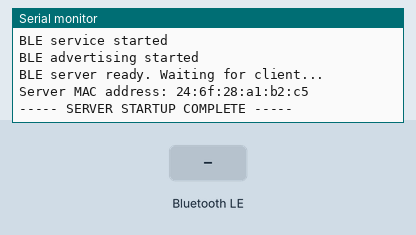
Simulated run of this sketch. Board: ESP32-C6. On the bench: the last lines printed to the serial monitor. The inputs (shaded band) are chosen by the test bench. Nothing arrives over Bluetooth unless stated; a phone connects over Bluetooth LE 3 s after start.

Above: at 2.2 s.
2.3 s: Bluetooth LE write "," received
At 3.1 s:
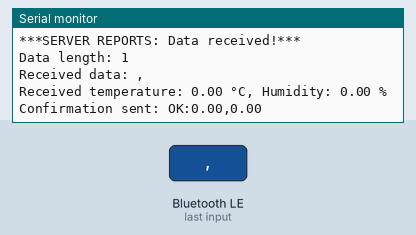
3.8 s: Bluetooth LE write "5" received
At 3.96 s:
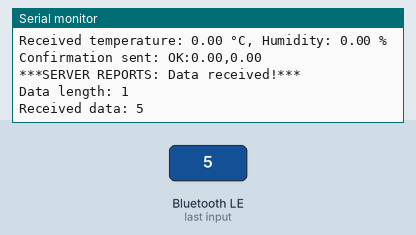

Measured:
- after the input at 2.3 s, the serial monitor: prints a new line at once (image 1)
- after the input at 3.8 s, the serial monitor: prints a new line at once (image 2)

The sketch:

1-s-serveris.ino
```cpp
// Scenario 1: Standard BLE cycle between two ESP32-C6 devices
// Device B (Server) - Data reception
#include <BLEDevice.h>
#include <BLEUtils.h>
#include <BLEServer.h>

// BLE configuration
#define SERVICE_UUID        "4fafc201-1fb5-459e-8fcc-c5c9c331914b"
#define CHARACTERISTIC_UUID "beb5483e-36e1-4688-b7f5-ea07361b26a8"

BLEServer *pServer = NULL;
BLECharacteristic *pCharacteristic = NULL;
bool deviceConnected = false;
String receivedData = "";

// Connection status monitoring class
class MyServerCallbacks: public BLEServerCallbacks {
  void onConnect(BLEServer* pServer) {
    deviceConnected = true;
    Serial.println("***SERVER REPORTS: Client connected***");
  }

  void onDisconnect(BLEServer* pServer) {
    deviceConnected = false;
    Serial.println("***SERVER REPORTS: Client disconnected***");

    // Server begins advertising service again after disconnection
    Serial.println("Starting advertising again...");
    pServer->startAdvertising();
    Serial.println("Advertising renewed.");
  }
};

class MyCharacteristicCallbacks: public BLECharacteristicCallbacks {
  void onWrite(BLECharacteristic *pCharacteristic) {
    Serial.println("***SERVER REPORTS: Data received!***");

    size_t dataLen = pCharacteristic->getLength();
    const uint8_t* dataPtr = pCharacteristic->getData();

    Serial.print("Data length: ");
    Serial.println(dataLen);

    if (dataLen > 0 && dataPtr != nullptr) {
      receivedData = "";
      for (size_t i = 0; i < dataLen; i++) {
        receivedData += (char)dataPtr[i];
      }

      Serial.println("Received data: " + receivedData);

      // Processing received data
      int commaPosition = receivedData.indexOf(",");
      if (commaPosition != -1) {
        String temperatureString = receivedData.substring(0, commaPosition);
        String humidityString = receivedData.substring(commaPosition + 1);

        float temperature = temperatureString.toFloat();
        float humidity = humidityString.toFloat();

        Serial.print("Received temperature: ");
        Serial.print(temperature);
        Serial.print(" °C, Humidity: ");
        Serial.print(humidity);
        Serial.println(" %");

        // Responding to client with confirmation
        String response = "OK:" + String(temperature) + "," + String(humidity);
        pCharacteristic->setValue(response.c_str());
        Serial.println("Confirmation sent: " + response);
      }
    } else {
      Serial.println("ERROR: Data empty or null");
    }
  }

  void onRead(BLECharacteristic *pCharacteristic) {
    Serial.println("***SERVER REPORTS: Client reading data***");
  }
};

void setup() {
  Serial.begin(115200);
  delay(1000);
  Serial.println("\n\n----- SERVER STARTUP -----");
  Serial.println("Device B (Server) - Standard BLE cycle");

  // Initialize BLE device
  BLEDevice::init("ESP32-C6_ServerB");
  Serial.println("BLE device initialized");

  // Create BLE server
  pServer = BLEDevice::createServer();
  pServer->setCallbacks(new MyServerCallbacks());
  Serial.println("BLE server created");

  // Create BLE service
  BLEService *pService = pServer->createService(SERVICE_UUID);
  Serial.println("BLE service created");

  // Create BLE characteristic
  pCharacteristic = pService->createCharacteristic(
                      CHARACTERISTIC_UUID,
                      BLECharacteristic::PROPERTY_READ |
                      BLECharacteristic::PROPERTY_WRITE |
                      BLECharacteristic::PROPERTY_NOTIFY
                    );

  // Set characteristic value
  pCharacteristic->setValue("Waiting for data...");
  pCharacteristic->setCallbacks(new MyCharacteristicCallbacks());
  Serial.println("BLE characteristic created");

  // Start service
  pService->start();
  Serial.println("BLE service started");

  // Start advertising service with specified settings
  BLEAdvertising *pAdvertising = BLEDevice::getAdvertising();
  pAdvertising->addServiceUUID(SERVICE_UUID);
  pAdvertising->setScanResponse(true);
  pAdvertising->setMinPreferred(0x06);
  pAdvertising->setMinPreferred(0x12);

  pAdvertising->setMinInterval(0x20); // 20ms
  pAdvertising->setMaxInterval(0x40); // 40ms

  BLEDevice::startAdvertising();
  Serial.println("BLE advertising started");

  Serial.println("BLE server ready. Waiting for client...");

  Serial.print("Server MAC address: ");
  Serial.println(BLEDevice::getAddress().toString().c_str());
  Serial.println("----- SERVER STARTUP COMPLETE -----\n");
}

void loop() {
  static bool lastConnectionState = false;
  static unsigned long lastStatusTime = 0;

  if (deviceConnected != lastConnectionState) {
    lastConnectionState = deviceConnected;
    Serial.println(deviceConnected ? "STATUS: Client active" : "STATUS: Client inactive");
  }

  if (millis() - lastStatusTime > 10000) {
    lastStatusTime = millis();
    Serial.print("STATUS REMINDER: Server ");
    Serial.println(deviceConnected ? "connected to client" : "waiting for client connection");
    Serial.print("Server MAC: ");
    Serial.println(BLEDevice::getAddress().toString().c_str());
  }

  delay(1000);
}
```
